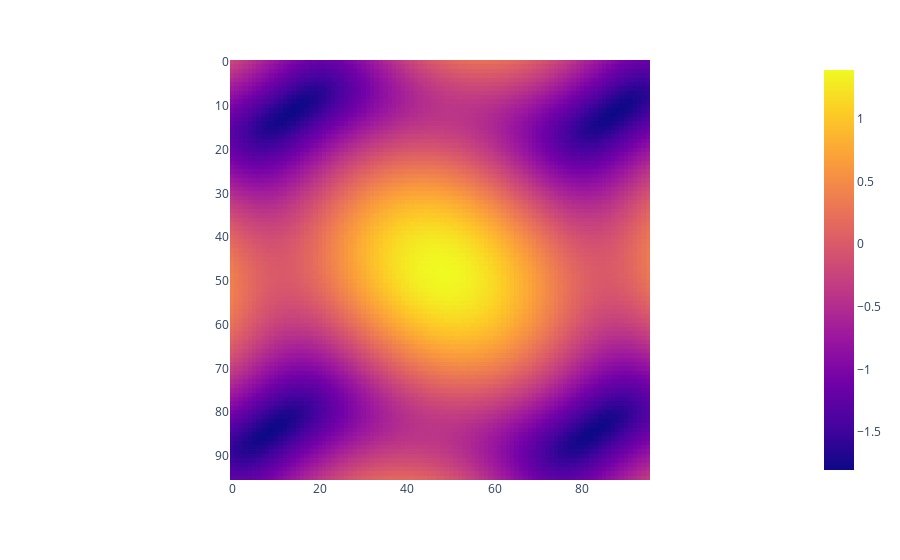
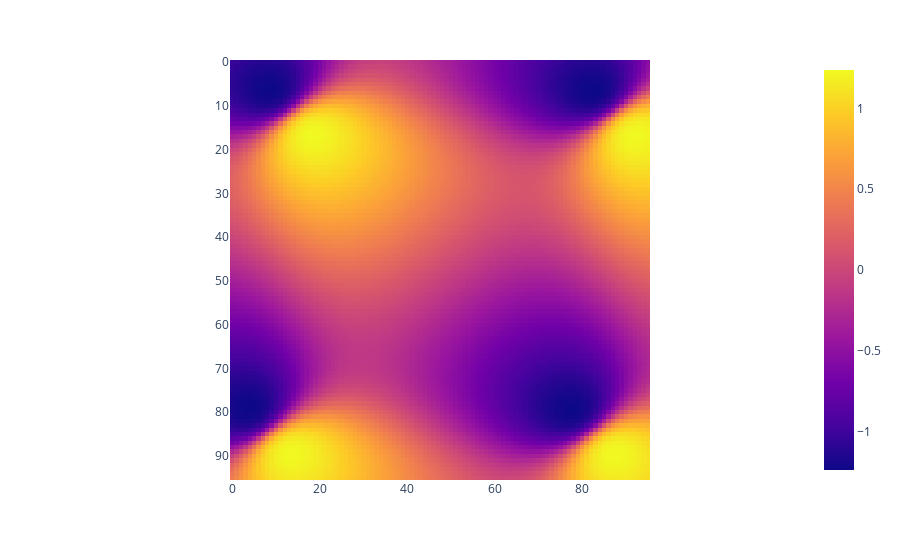
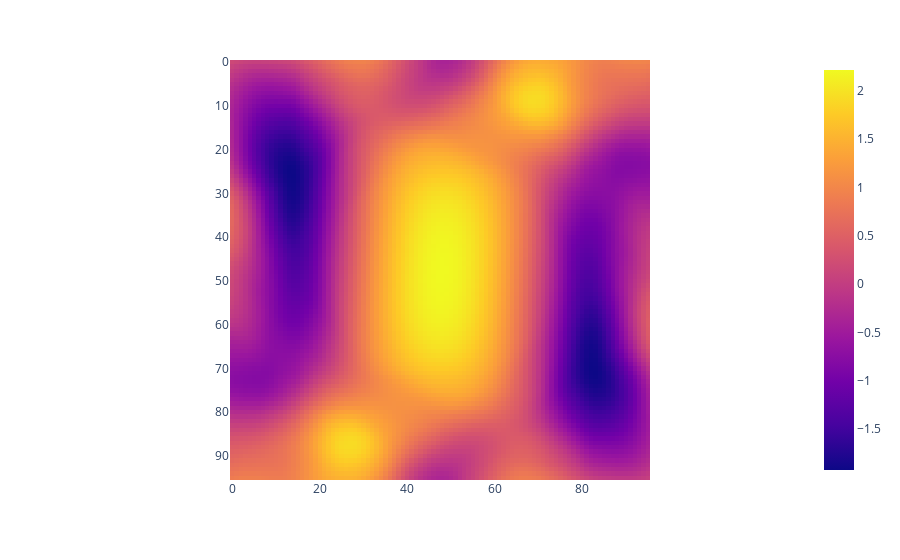
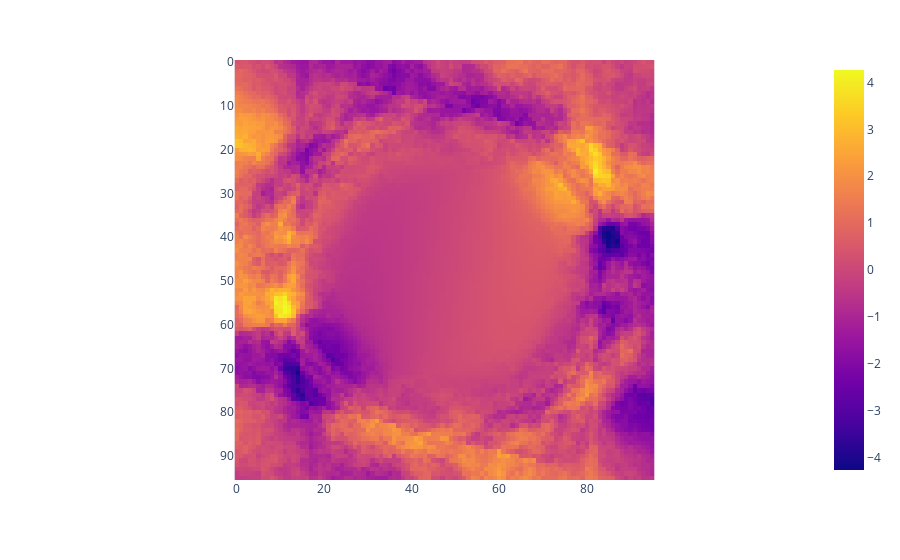

Notebook code cell kept with these figures, in order:
### Code cell
n = 53
plot_map(val_amp_phase_array[n][0])
plot_map(val_amp_phase_array[n][1])
im = model.predict(val_flattened_fluxes_array[n].reshape(1,1320))
plot_map(im[0][0])
plot_map(im[0][1])
plot_map(val_flattened_fluxes_array[n].reshape(fluxes_array[n].shape))

### Figure 1 — Plotly figure (JSON) as saved in the notebook; plotly's stock layout.template omitted (floating-point values rounded to 4 significant figures; data arrays with more than 128 entries replaced by an {"elided": "..."} marker saying what was removed)
{"data": [{"coloraxis": "coloraxis", "hovertemplate": "x: %{x}<br>y: %{y}<br>color: %{z}<extra></extra>", "name": "0", "type": "heatmap", "xaxis": "x", "yaxis": "y", "z": {"elided": "96x96 float values"}}], "layout": {"coloraxis": {"colorscale": [[0, "#0d0887"], [0.1111, "#46039f"], [0.2222, "#7201a8"], [0.3333, "#9c179e"], [0.4444, "#bd3786"], [0.5556, "#d8576b"], [0.6667, "#ed7953"], [0.7778, "#fb9f3a"], [0.8889, "#fdca26"], [1, "#f0f921"]]}, "margin": {"t": 60}, "xaxis": {"anchor": "y", "constrain": "domain", "domain": [0, 1], "scaleanchor": "y"}, "yaxis": {"anchor": "x", "autorange": "reversed", "constrain": "domain", "domain": [0, 1]}}}

### Figure 2 — Plotly figure (JSON) as saved in the notebook; plotly's stock layout.template omitted (floating-point values rounded to 4 significant figures; data arrays with more than 128 entries replaced by an {"elided": "..."} marker saying what was removed)
{"data": [{"coloraxis": "coloraxis", "hovertemplate": "x: %{x}<br>y: %{y}<br>color: %{z}<extra></extra>", "name": "0", "type": "heatmap", "xaxis": "x", "yaxis": "y", "z": {"elided": "96x96 float values"}}], "layout": {"coloraxis": {"colorscale": [[0, "#0d0887"], [0.1111, "#46039f"], [0.2222, "#7201a8"], [0.3333, "#9c179e"], [0.4444, "#bd3786"], [0.5556, "#d8576b"], [0.6667, "#ed7953"], [0.7778, "#fb9f3a"], [0.8889, "#fdca26"], [1, "#f0f921"]]}, "margin": {"t": 60}, "xaxis": {"anchor": "y", "constrain": "domain", "domain": [0, 1], "scaleanchor": "y"}, "yaxis": {"anchor": "x", "autorange": "reversed", "constrain": "domain", "domain": [0, 1]}}}

### Figure 3 — Plotly figure (JSON) as saved in the notebook; plotly's stock layout.template omitted (floating-point values rounded to 4 significant figures; data arrays with more than 128 entries replaced by an {"elided": "..."} marker saying what was removed)
{"data": [{"coloraxis": "coloraxis", "hovertemplate": "x: %{x}<br>y: %{y}<br>color: %{z}<extra></extra>", "name": "0", "type": "heatmap", "xaxis": "x", "yaxis": "y", "z": {"elided": "96x96 float values"}}], "layout": {"coloraxis": {"colorscale": [[0, "#0d0887"], [0.1111, "#46039f"], [0.2222, "#7201a8"], [0.3333, "#9c179e"], [0.4444, "#bd3786"], [0.5556, "#d8576b"], [0.6667, "#ed7953"], [0.7778, "#fb9f3a"], [0.8889, "#fdca26"], [1, "#f0f921"]]}, "margin": {"t": 60}, "xaxis": {"anchor": "y", "constrain": "domain", "domain": [0, 1], "scaleanchor": "y"}, "yaxis": {"anchor": "x", "autorange": "reversed", "constrain": "domain", "domain": [0, 1]}}}

### Figure 4 — Plotly figure (JSON) as saved in the notebook; plotly's stock layout.template omitted (floating-point values rounded to 4 significant figures; data arrays with more than 128 entries replaced by an {"elided": "..."} marker saying what was removed)
{"data": [{"coloraxis": "coloraxis", "hovertemplate": "x: %{x}<br>y: %{y}<br>color: %{z}<extra></extra>", "name": "0", "type": "heatmap", "xaxis": "x", "yaxis": "y", "z": {"elided": "96x96 float values"}}], "layout": {"coloraxis": {"colorscale": [[0, "#0d0887"], [0.1111, "#46039f"], [0.2222, "#7201a8"], [0.3333, "#9c179e"], [0.4444, "#bd3786"], [0.5556, "#d8576b"], [0.6667, "#ed7953"], [0.7778, "#fb9f3a"], [0.8889, "#fdca26"], [1, "#f0f921"]]}, "margin": {"t": 60}, "xaxis": {"anchor": "y", "constrain": "domain", "domain": [0, 1], "scaleanchor": "y"}, "yaxis": {"anchor": "x", "autorange": "reversed", "constrain": "domain", "domain": [0, 1]}}}
